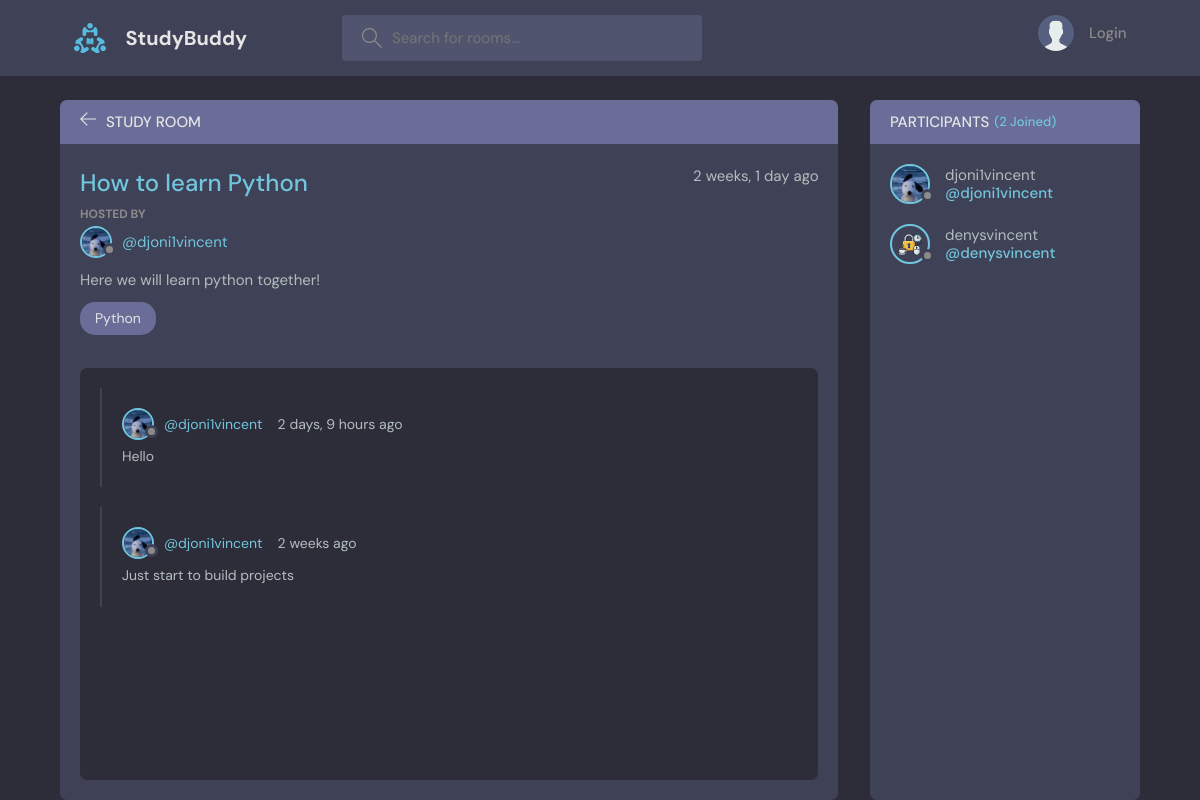
The page /room/1/ on the database its author committed.
### base/models.py (models this page shows, shortened)
class Room(models.Model):
    host = models.ForeignKey(User, on_delete=models.SET_NULL, null=True)
    topic = models.ForeignKey(Topic, on_delete=models.SET_NULL, null=True)
    name = models.CharField(max_length=50)
    description = models.TextField(null=True, blank=True, max_length=50)
    participants = models.ManyToManyField(User, related_name="participants", blank=True)
    updated_at = models.DateTimeField(auto_now=True)
    created_at = models.DateTimeField(auto_now_add=True)
    class Meta:
        ordering = ["-updated_at", "-created_at"]

class Profile(models.Model):
    user = models.OneToOneField(User, on_delete=models.CASCADE)
    avatar = models.ImageField(upload_to="avatars/", blank=True, null=True)
    bio = models.TextField(blank=True, null=True)

class Topic(models.Model):
    name = models.CharField(max_length=200)

class Message(models.Model):
    user = models.ForeignKey(User, on_delete=models.CASCADE)
    room = models.ForeignKey(Room, on_delete=models.CASCADE)
    body = models.TextField()
    updated_at = models.DateTimeField(auto_now=True)
    created_at = models.DateTimeField(auto_now_add=True)
    class Meta:
        ordering = ["-updated_at", "-created_at"]

### base/views.py (the view)
# urls.py: path("room/<str:pk>/", views.room, name="room"),
def room(request, pk):
    room = Room.objects.get(id=pk)
    messages = room.message_set.all().order_by("-created_at")
    participants = room.participants.all()
    if request.user.is_authenticated:
        form = CommentForm()
        if request.method == "POST":
            form = CommentForm(request.POST)
            if form.is_valid():
                message = form.save(commit=False)
                message.user = request.user
                message.room = room
                message.save()
                room.participants.add(request.user)
                return redirect("room", room.id)
    else:
        form = CommentForm()
    context = {
        "room": room,
        "comments": messages,
        "form": form,
        "participants": participants,
    }
    return render(request, "base/room.html", context)

### base/forms.py
class CommentForm(ModelForm):
    class Meta:
        model = Message
        fields = ["body"]
        widgets = {"body": forms.Textarea(attrs={"rows": 2, "cols": 20})}

### base/templates/base/room.html (shortened to what this page needs)
{% extends "main.html" %}
{% load static %}
{% block content %}
<main class="profile-page layout layout--2">
    <div class="container">
        <div class="room">
            <div class="room__top">
                <div class="room__topLeft">
                    <a href="{% url 'home' %}">
                        <svg version="1.1" xmlns="http://www.w3.org/2000/svg" width="32" height="32" viewBox="0 0 32 32">
                            <title>arrow-left</title>
                            <path d="M13.723 2.286l-13.723 13.714 13.719 13.714 1.616-1.611-10.96-10.96h27.625v-2.286h-27.625l10.965-10.965-1.616-1.607z"></path>
                        </svg>
                    </a>
                    <h3>Study Room</h3>
                </div>
            </div>
            <div class="room__box scroll">
                <div class="room__header scroll">
                    <div class="room__info">
                        <h3>{{ room.name }}</h3>
                        <span>{{ room.created_at|timesince }} ago</span>
                    </div>
                    <div class="room__hosted">
                        <p>Hosted By</p>
                        <a href="{% url 'user-profile' room.host.username %}" class="room__author">
                            <div class="avatar avatar--small">
                                {% if room.host.profile.avatar %}
                                    <img src="{{ room.host.profile.avatar.url }}" />
                                {% else %}
                                    <img src="{% static 'images/avatar.svg' %}" />
                                {% endif %}
                            </div>
                            <span>@{{ room.host.username }}</span>
                        </a>
                    </div>
                    <div class="room__details">
                        {{ room.description }}
                    </div>
                    <span class="room__topics">{{ room.topic.name }}</span>
                </div>
                <div class="room__conversation">
                    <div class="threads scroll">
                        {% for message in comments %}
                        <div class="thread">
                            <div class="thread__top">
                                <div class="thread__author">
                                    <a href="{% url 'user-profile' message.user.username %}" class="thread__authorInfo">
                                        <div class="avatar avatar--small">
                                            {% if message.user.profile.avatar %}
                                                <img src="{{ message.user.profile.avatar.url }}" />
                                            {% else %}
                                                <img src="{% static 'images/avatar.svg' %}" />
                                            {% endif %}
                                        </div>
                                        <span>@{{ message.user.username }}</span>
                                    </a>
                                    <span class="thread__date">{{ message.created_at|timesince }} ago</span>
                                </div>
                            </div>
                            <div class="thread__details">
                                {{ message.body }}
                            </div>
                        </div>
                        {% endfor %}
                    </div>
                </div>
            </div>
        </div>
        <div class="participants">
            <h3 class="participants__top">Participants <span>({{ participants.count }} Joined)</span></h3>
            <div class="participants__list scroll">
                {% for user in participants %}
                <a href="{% url 'user-profile' user.username %}" class="participant">
                    <div class="avatar avatar--medium">
                        {% if user.profile.avatar %}
                            <img src="{{ user.profile.avatar.url }}" />
                        {% else %}
                            <img src="{% static 'images/avatar.svg' %}" />
                        {% endif %}
                    </div>
                    <p>
                        {{ user.username }}
                        <span>@{{ user.username }}</span>
                    </p>
                </a>
                {% endfor %}
            </div>
        </div>
    </div>
</main>
{% endblock content %}

### rows shown on the page
Room: name "How to learn Python", created_at "2 weeks, 1 day", host.profile.avatar (picture), host.username "djoni1vincent", description "Here we will learn python together!", topic.name "Python"
Message: user.profile.avatar (picture), user.username "djoni1vincent", created_at "2 days, 9 hours", body "Hello"
Message: user.profile.avatar (picture), user.username "djoni1vincent", created_at "2 weeks", body "Just start to build projects"

### other values the page prints
{{ participants.count }} "2"
{{ user.username }} "djoni1vincent"
{{ user.username }} "denysvincent"
